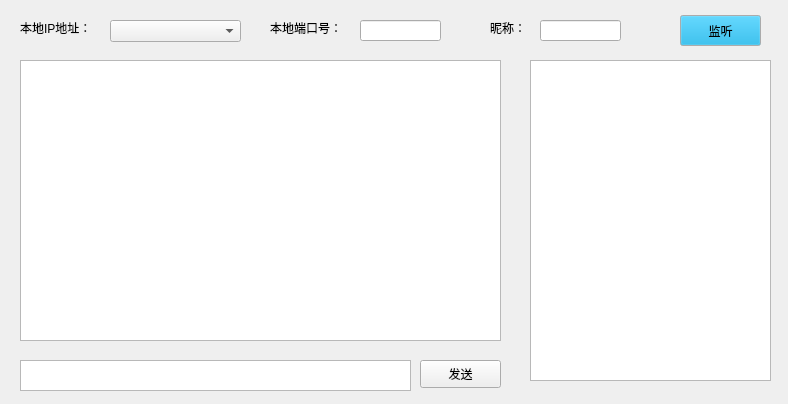
<?xml version="1.0" encoding="UTF-8"?>
<ui version="4.0">
 <class>Widget</class>
 <widget class="QWidget" name="Widget">
  <property name="geometry">
   <rect>
    <x>0</x>
    <y>0</y>
    <width>788</width>
    <height>404</height>
   </rect>
  </property>
  <property name="windowTitle">
   <string>TCP服务端</string>
  </property>
  <widget class="QListWidget" name="listWidget">
   <property name="geometry">
    <rect>
     <x>530</x>
     <y>60</y>
     <width>241</width>
     <height>321</height>
    </rect>
   </property>
  </widget>
  <widget class="QComboBox" name="ipBox">
   <property name="geometry">
    <rect>
     <x>110</x>
     <y>20</y>
     <width>131</width>
     <height>22</height>
    </rect>
   </property>
  </widget>
  <widget class="QLineEdit" name="leport">
   <property name="geometry">
    <rect>
     <x>360</x>
     <y>20</y>
     <width>81</width>
     <height>21</height>
    </rect>
   </property>
   <property name="toolTip">
    <string/>
   </property>
  </widget>
  <widget class="QPushButton" name="listenBtn">
   <property name="geometry">
    <rect>
     <x>680</x>
     <y>15</y>
     <width>81</width>
     <height>31</height>
    </rect>
   </property>
   <property name="palette">
    <palette>
     <active>
      <colorrole role="WindowText">
       <brush brushstyle="SolidPattern">
        <color alpha="255">
         <red>255</red>
         <green>255</green>
         <blue>255</blue>
        </color>
       </brush>
      </colorrole>
      <colorrole role="Button">
       <brush brushstyle="SolidPattern">
        <color alpha="255">
         <red>6</red>
         <green>163</green>
         <blue>220</blue>
        </color>
       </brush>
      </colorrole>
      <colorrole role="Text">
       <brush brushstyle="SolidPattern">
        <color alpha="255">
         <red>255</red>
         <green>255</green>
         <blue>255</blue>
        </color>
       </brush>
      </colorrole>
      <colorrole role="PlaceholderText">
       <brush brushstyle="SolidPattern">
        <color alpha="128">
         <red>255</red>
         <green>255</green>
         <blue>255</blue>
        </color>
       </brush>
      </colorrole>
     </active>
     <inactive>
      <colorrole role="WindowText">
       <brush brushstyle="SolidPattern">
        <color alpha="255">
         <red>255</red>
         <green>255</green>
         <blue>255</blue>
        </color>
       </brush>
      </colorrole>
      <colorrole role="Button">
       <brush brushstyle="SolidPattern">
        <color alpha="255">
         <red>6</red>
         <green>163</green>
         <blue>220</blue>
        </color>
       </brush>
      </colorrole>
      <colorrole role="Text">
       <brush brushstyle="SolidPattern">
        <color alpha="255">
         <red>255</red>
         <green>255</green>
         <blue>255</blue>
        </color>
       </brush>
      </colorrole>
      <colorrole role="PlaceholderText">
       <brush brushstyle="SolidPattern">
        <color alpha="128">
         <red>255</red>
         <green>255</green>
         <blue>255</blue>
        </color>
       </brush>
      </colorrole>
     </inactive>
     <disabled>
      <colorrole role="WindowText">
       <brush brushstyle="SolidPattern">
        <color alpha="255">
         <red>120</red>
         <green>120</green>
         <blue>120</blue>
        </color>
       </brush>
      </colorrole>
      <colorrole role="Button">
       <brush brushstyle="SolidPattern">
        <color alpha="255">
         <red>6</red>
         <green>163</green>
         <blue>220</blue>
        </color>
       </brush>
      </colorrole>
      <colorrole role="Text">
       <brush brushstyle="SolidPattern">
        <color alpha="255">
         <red>120</red>
         <green>120</green>
         <blue>120</blue>
        </color>
       </brush>
      </colorrole>
      <colorrole role="PlaceholderText">
       <brush brushstyle="SolidPattern">
        <color alpha="128">
         <red>0</red>
         <green>0</green>
         <blue>0</blue>
        </color>
       </brush>
      </colorrole>
     </disabled>
    </palette>
   </property>
   <property name="font">
    <font>
     <family>Agency FB</family>
     <weight>50</weight>
     <italic>false</italic>
     <bold>false</bold>
    </font>
   </property>
   <property name="text">
    <string>监听</string>
   </property>
  </widget>
  <widget class="QTextBrowser" name="textReceive">
   <property name="geometry">
    <rect>
     <x>20</x>
     <y>60</y>
     <width>481</width>
     <height>281</height>
    </rect>
   </property>
   <property name="font">
    <font>
     <family>Agency FB</family>
     <weight>50</weight>
     <italic>false</italic>
     <bold>false</bold>
    </font>
   </property>
  </widget>
  <widget class="QPlainTextEdit" name="textSend">
   <property name="geometry">
    <rect>
     <x>20</x>
     <y>360</y>
     <width>391</width>
     <height>31</height>
    </rect>
   </property>
  </widget>
  <widget class="QPushButton" name="sendBtn">
   <property name="geometry">
    <rect>
     <x>420</x>
     <y>360</y>
     <width>81</width>
     <height>28</height>
    </rect>
   </property>
   <property name="font">
    <font>
     <family>Agency FB</family>
     <weight>50</weight>
     <italic>false</italic>
     <bold>false</bold>
    </font>
   </property>
   <property name="text">
    <string>发送</string>
   </property>
  </widget>
  <widget class="QLabel" name="label_2">
   <property name="geometry">
    <rect>
     <x>20</x>
     <y>20</y>
     <width>81</width>
     <height>16</height>
    </rect>
   </property>
   <property name="text">
    <string>本地IP地址：</string>
   </property>
  </widget>
  <widget class="QLabel" name="label_3">
   <property name="geometry">
    <rect>
     <x>270</x>
     <y>20</y>
     <width>81</width>
     <height>16</height>
    </rect>
   </property>
   <property name="text">
    <string>本地端口号：</string>
   </property>
  </widget>
  <widget class="QLineEdit" name="leport_2">
   <property name="geometry">
    <rect>
     <x>540</x>
     <y>20</y>
     <width>81</width>
     <height>21</height>
    </rect>
   </property>
   <property name="toolTip">
    <string/>
   </property>
   <property name="text">
    <string/>
   </property>
  </widget>
  <widget class="QLabel" name="label_4">
   <property name="geometry">
    <rect>
     <x>490</x>
     <y>20</y>
     <width>81</width>
     <height>16</height>
    </rect>
   </property>
   <property name="text">
    <string>昵称：</string>
   </property>
  </widget>
 </widget>
 <layoutdefault spacing="6" margin="11"/>
 <resources/>
 <connections/>
</ui>
